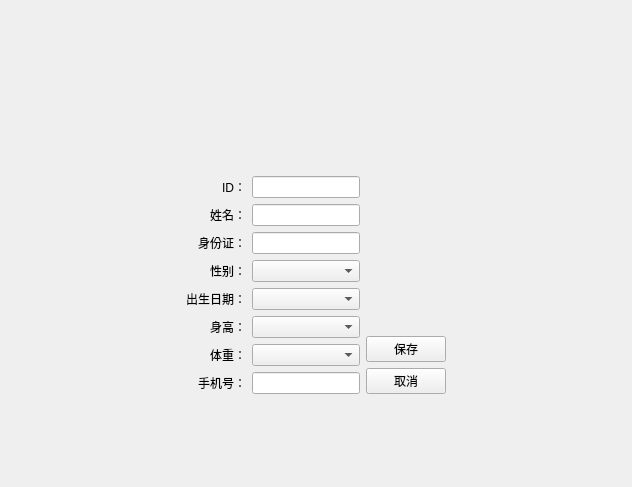
<?xml version="1.0" encoding="UTF-8"?>
<ui version="4.0">
 <class>PatientEditView</class>
 <widget class="QWidget" name="PatientEditView">
  <property name="geometry">
   <rect>
    <x>0</x>
    <y>0</y>
    <width>632</width>
    <height>487</height>
   </rect>
  </property>
  <property name="windowTitle">
   <string>Form</string>
  </property>
  <layout class="QGridLayout" name="gridLayout">
   <item row="0" column="0">
    <layout class="QHBoxLayout" name="horizontalLayout_2">
     <item>
      <spacer name="horizontalSpacer">
       <property name="orientation">
        <enum>Qt::Orientation::Horizontal</enum>
       </property>
       <property name="sizeHint" stdset="0">
        <size>
         <width>40</width>
         <height>20</height>
        </size>
       </property>
      </spacer>
     </item>
     <item>
      <layout class="QVBoxLayout" name="verticalLayout_4">
       <item>
        <spacer name="verticalSpacer_4">
         <property name="orientation">
          <enum>Qt::Orientation::Vertical</enum>
         </property>
         <property name="sizeHint" stdset="0">
          <size>
           <width>20</width>
           <height>40</height>
          </size>
         </property>
        </spacer>
       </item>
       <item>
        <spacer name="verticalSpacer_3">
         <property name="orientation">
          <enum>Qt::Orientation::Vertical</enum>
         </property>
         <property name="sizeHint" stdset="0">
          <size>
           <width>20</width>
           <height>40</height>
          </size>
         </property>
        </spacer>
       </item>
       <item>
        <layout class="QHBoxLayout" name="horizontalLayout">
         <item>
          <layout class="QVBoxLayout" name="verticalLayout">
           <item>
            <widget class="QLabel" name="label">
             <property name="text">
              <string>ID：</string>
             </property>
             <property name="alignment">
              <set>Qt::AlignmentFlag::AlignRight|Qt::AlignmentFlag::AlignTrailing|Qt::AlignmentFlag::AlignVCenter</set>
             </property>
            </widget>
           </item>
           <item>
            <widget class="QLabel" name="label_2">
             <property name="text">
              <string>姓名：</string>
             </property>
             <property name="alignment">
              <set>Qt::AlignmentFlag::AlignRight|Qt::AlignmentFlag::AlignTrailing|Qt::AlignmentFlag::AlignVCenter</set>
             </property>
            </widget>
           </item>
           <item>
            <widget class="QLabel" name="label_3">
             <property name="text">
              <string>身份证：</string>
             </property>
             <property name="alignment">
              <set>Qt::AlignmentFlag::AlignRight|Qt::AlignmentFlag::AlignTrailing|Qt::AlignmentFlag::AlignVCenter</set>
             </property>
            </widget>
           </item>
           <item>
            <widget class="QLabel" name="label_4">
             <property name="text">
              <string>性别：</string>
             </property>
             <property name="alignment">
              <set>Qt::AlignmentFlag::AlignRight|Qt::AlignmentFlag::AlignTrailing|Qt::AlignmentFlag::AlignVCenter</set>
             </property>
            </widget>
           </item>
           <item>
            <widget class="QLabel" name="label_5">
             <property name="text">
              <string>出生日期：</string>
             </property>
             <property name="alignment">
              <set>Qt::AlignmentFlag::AlignRight|Qt::AlignmentFlag::AlignTrailing|Qt::AlignmentFlag::AlignVCenter</set>
             </property>
            </widget>
           </item>
           <item>
            <widget class="QLabel" name="label_6">
             <property name="text">
              <string>身高：</string>
             </property>
             <property name="alignment">
              <set>Qt::AlignmentFlag::AlignRight|Qt::AlignmentFlag::AlignTrailing|Qt::AlignmentFlag::AlignVCenter</set>
             </property>
            </widget>
           </item>
           <item>
            <widget class="QLabel" name="label_7">
             <property name="text">
              <string>体重：</string>
             </property>
             <property name="alignment">
              <set>Qt::AlignmentFlag::AlignRight|Qt::AlignmentFlag::AlignTrailing|Qt::AlignmentFlag::AlignVCenter</set>
             </property>
            </widget>
           </item>
           <item>
            <widget class="QLabel" name="label_8">
             <property name="text">
              <string>手机号：</string>
             </property>
             <property name="alignment">
              <set>Qt::AlignmentFlag::AlignRight|Qt::AlignmentFlag::AlignTrailing|Qt::AlignmentFlag::AlignVCenter</set>
             </property>
            </widget>
           </item>
          </layout>
         </item>
         <item>
          <layout class="QVBoxLayout" name="verticalLayout_2">
           <item>
            <widget class="QLineEdit" name="ID"/>
           </item>
           <item>
            <widget class="QLineEdit" name="Name"/>
           </item>
           <item>
            <widget class="QLineEdit" name="shenfenzheng"/>
           </item>
           <item>
            <widget class="QComboBox" name="sex"/>
           </item>
           <item>
            <widget class="QComboBox" name="birthday"/>
           </item>
           <item>
            <widget class="QComboBox" name="Height"/>
           </item>
           <item>
            <widget class="QComboBox" name="Weigh"/>
           </item>
           <item>
            <widget class="QLineEdit" name="MobilePhone"/>
           </item>
          </layout>
         </item>
         <item>
          <layout class="QVBoxLayout" name="verticalLayout_3">
           <item>
            <spacer name="verticalSpacer">
             <property name="orientation">
              <enum>Qt::Orientation::Vertical</enum>
             </property>
             <property name="sizeHint" stdset="0">
              <size>
               <width>20</width>
               <height>40</height>
              </size>
             </property>
            </spacer>
           </item>
           <item>
            <widget class="QPushButton" name="save">
             <property name="text">
              <string>保存</string>
             </property>
            </widget>
           </item>
           <item>
            <widget class="QPushButton" name="cancel">
             <property name="text">
              <string>取消</string>
             </property>
            </widget>
           </item>
          </layout>
         </item>
        </layout>
       </item>
       <item>
        <spacer name="verticalSpacer_2">
         <property name="orientation">
          <enum>Qt::Orientation::Vertical</enum>
         </property>
         <property name="sizeHint" stdset="0">
          <size>
           <width>20</width>
           <height>40</height>
          </size>
         </property>
        </spacer>
       </item>
      </layout>
     </item>
     <item>
      <spacer name="horizontalSpacer_2">
       <property name="orientation">
        <enum>Qt::Orientation::Horizontal</enum>
       </property>
       <property name="sizeHint" stdset="0">
        <size>
         <width>40</width>
         <height>20</height>
        </size>
       </property>
      </spacer>
     </item>
    </layout>
   </item>
  </layout>
 </widget>
 <resources/>
 <connections/>
</ui>
